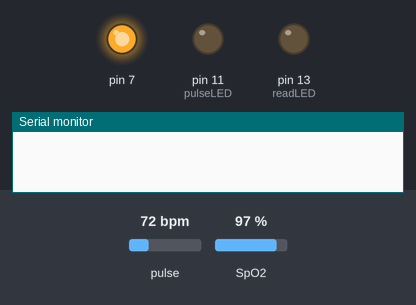
Bench run of a sketch on a simulated Arduino Uno, built with avr-gcc and run on an emulated ATmega328P. Parts: output pins drawn as LEDs (lit = HIGH), the last lines printed to the serial monitor. Dashed ring = blinking. Inputs (shaded band) come from the test bench; at power-on: SpO2 97 %, pulse 72 bpm.

Above: at 1.2 s.
1.3 s: SpO2 set to 80 %
At 4.42 s:
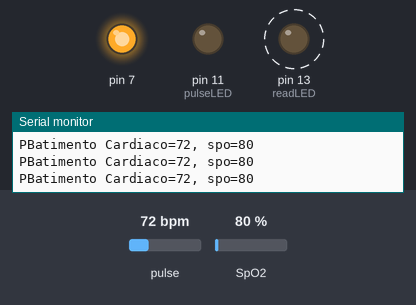
5.8 s: SpO2 set to 85 %
Timing chart, 0 to 15.3 s (numbered marks = the images above; inputs shaded):
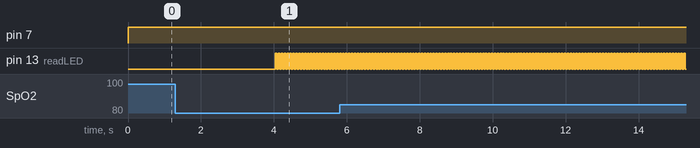

Measured:
- by itself, pin 13 (readLED): alternates HIGH for 0.04 s and LOW for 0.04 s

The sketch:

batimentos_e_oximetria_arduino_master2.ino
```cpp
/*
  Detecção otica de batimentos cardiacos e Oximetria (Algoritimo SPK) usando o MAX30102
  By: Eduardo Vieira de Campos
  Date: 28/02/2023
  https://github.com/????????????

   É melhor prender o sensor ao seu dedo usando um elástico ou outro meio de aperto
   dispositivo. Os humanos geralmente são ruins em aplicar pressão constante a uma coisa. Quando você
   pressione o dedo contra o sensor varia o suficiente para causar o sangue em seu
   dedo flua de maneira diferente, o que faz com que as leituras do sensor fiquem instáveis.

  Conexões de Hardware - arduino:
  -5V = 5V (3.3V is allowed)
  -GND = GND
  -SDA = A4 (or SDA)
  -SCL = A5 (or SCL)
  -INT = Not connected

   É melhor prender o sensor ao seu dedo usando um elástico ou outro meio de aperto
   O MAX30102 pode lidar com lógica I2C de 5 V ou 3,3 V. Recomendamos alimentar a placa com 5V
   mas também funcionará em 3,3V.
*/

#include <Wire.h>
#include "MAX30105.h"
#include "spo2_algorithm.h"

MAX30105 particleSensor;

#define MAX_BRIGHTNESS 255

#if defined(__AVR_ATmega328P__) || defined(__AVR_ATmega168__)
//Arduino Uno não tem SRAM suficiente para armazenar 100 amostras de dados de led infravermelho e dados de led vermelho no formato de 32 bits
//Para resolver este problema, o MSB de 16 bits dos dados amostrados será truncado. As amostras tornam-se dados de 16 bits.
uint16_t irBuffer[100]; //dado LED sensor infravermelho
uint16_t redBuffer[100];  //dado LED sensor vermelho
#else
uint32_t irBuffer[100]; //dado LED sensor infravermelho
uint32_t redBuffer[100];  //dado LED sensor vermelho
#endif

int32_t bufferLength; //tamanho do buffer
int32_t spo2; //SPO2(oximetria) valor
int8_t validSPO2; //indicador para mostrar se o cálculo do SPO2 é válido
int32_t heartRate; //batimento cardiaco valor
int8_t validHeartRate; //indicador para mostrar se o cálculo da frequência cardíaca é válido

byte pulseLED = 11; //será o pino PWM
byte readLED = 13; //Pisca a cada leitura de dados

void setup()
{
  Serial.begin(115200);
  pinMode(7, OUTPUT);
  pinMode(pulseLED, OUTPUT);
  pinMode(readLED, OUTPUT);

  // inicializa o sensor
  if (!particleSensor.begin(Wire, I2C_SPEED_FAST)) //Use default I2C port, 400kHz speed
  {
    Serial.println(F("MAX30102 não foi encontrado. Veja a fiação ou energia."));
    while (1);
  }

  byte ledBrightness = 60; //Opções: 0=Off to 255=50mA
  byte sampleAverage = 4; //Opções: 1, 2, 4, 8, 16, 32
  byte ledMode = 2; //Opções: 1 = Red only, 2 = Red + IR, 3 = Red + IR + Green
  byte sampleRate = 100; //Opções: 50, 100, 200, 400, 800, 1000, 1600, 3200
  int pulseWidth = 411; //Opções: 69, 118, 215, 411
  int adcRange = 4096; //Opções: 2048, 4096, 8192, 16384

  particleSensor.setup(ledBrightness, sampleAverage, ledMode, sampleRate, pulseWidth, adcRange); //Configure sensor with these settings
}

void loop()
{
  digitalWrite(7, HIGH);
  bufferLength = 100; // comprimento do buffer de 100 armazena 4 segundos de amostras rodando a 25 sps

  //lê as primeiras 100 amostras e determina o alcance do sinal
  for (byte i = 0 ; i < bufferLength ; i++)
  {
    while (particleSensor.available() == false) //faça enquanto não tiver novos dados
      particleSensor.check(); //checa se há novos dados no sensor

    redBuffer[i] = particleSensor.getRed();
    irBuffer[i] = particleSensor.getIR();
    particleSensor.nextSample(); //proxima amostra
  }

  //calcula frequência cardíaca e SpO2(ox) após as primeiras 100 amostras (primeiros 4 segundos de amostras)
  maxim_heart_rate_and_oxygen_saturation(irBuffer, bufferLength, redBuffer, &spo2, &validSPO2, &heartRate, &validHeartRate);

  //Colhendo amostras continuamente de MAX30102. A frequência cardíaca e o SpO2 são calculados a cada 1 segundo
  while (1)
  {
    // despeja os primeiros 25 conjuntos de amostras na memória e desloca os últimos 75 conjuntos de amostras para o topo
    for (byte i = 25; i < 100; i++)
    {
      redBuffer[i - 25] = redBuffer[i];
      irBuffer[i - 25] = irBuffer[i];
    }

    //colhe 25 conjuntos de amostras antes de calcular a frequência cardíaca.
    for (byte i = 75; i < 100; i++)
    {
      while (particleSensor.available() == false) //do we have new data?
        particleSensor.check(); //Check the sensor for new data

      digitalWrite(readLED, !digitalRead(readLED)); //Blink onboard LED with every data read

      redBuffer[i] = particleSensor.getRed();
      irBuffer[i] = particleSensor.getIR();
      particleSensor.nextSample(); //proxima amostra

      //envia amostras e resultado de cálculo para programa de terminal através de UART/mudar para enviar para esp01
      Serial.print(F("Batimento Cardiaco="));
      Serial.print(heartRate, DEC);
      Serial.print(F(", spo="));
      Serial.println(spo2, DEC);

      Serial.write(spo2);
    }

     //Depois de coletar 25 novas amostras, recalcule BC e Saturação
    maxim_heart_rate_and_oxygen_saturation(irBuffer, bufferLength, redBuffer, &spo2, &validSPO2, &heartRate, &validHeartRate);
  }
}
```

License.ino
```cpp
// (licence header left out)

```
